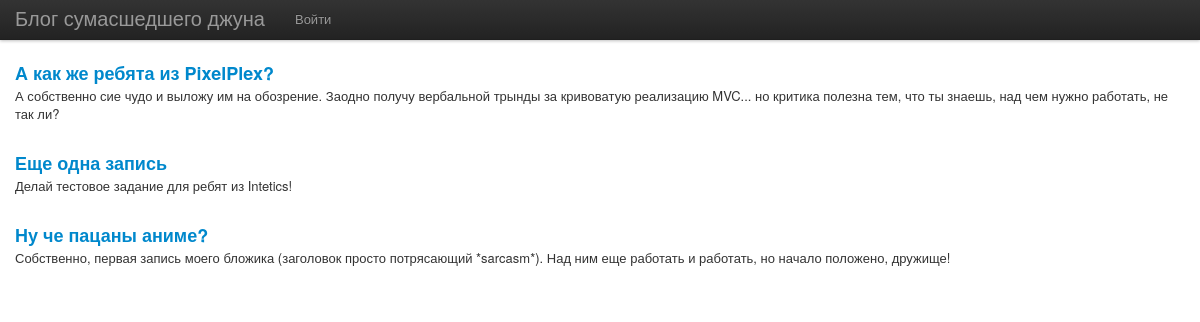
The page / on the database its author committed.
### tables this page shows
CREATE TABLE `post` (
  `id` int(11) NOT NULL,
  `author` varchar(50) NOT NULL,
  `ctime` int(11) NOT NULL,
  `title` varchar(80) NOT NULL,
  `post` text NOT NULL
);

### app/ctrlIndex.php (called while the page is built, shortened)
<?php
class ctrlIndex extends ctrl {
	function index() {
		$this->posts = $this->db->query("SELECT * FROM post ORDER BY ctime DESC")->all();
		$this->out('posts.php');
	}
}

### lib/db.php (called while the page is built, shortened)
<?php
class db {
	static $mysqli;
	public function __construct() {
		$this->mysqli = mysqli_connect("blogOfCrazyJunior", "root", "", "blogofcrazyjunior_db");
	}
	public function query($sql) {
		$args = func_get_args();
		$sql = array_shift($args);
		$link = $this->mysqli;
		$args = array_map(function ($param) use ($link) {
			return "'".$link->escape_string($param)."'";
		},$args);
		$sql = str_replace(array('%','?'), array('%%','%s'), $sql);
		array_unshift($args, $sql);
		$sql = call_user_func_array('sprintf', $args);
		$this->last = mysqli_query($this->mysqli, $sql);
		return $this;
	}
}

### index.php (called while the page is built, shortened)
<?php
include "lib/db.php";
new app(substr($_SERVER['REQUEST_URI'],2));

### tpl/posts.php (the view, shortened to what this page needs)
<? foreach ($this->posts as $key => $value): ?>
<h3><a href="/?post/<?=$value['id']?>"><?=$value['title']?></a></h3>
<div><?=nl2br($value['post'])?></div>
<p>&nbsp;</p>
<? endforeach ?>

### tpl/main.php (style rules this page uses)
body { padding-top: 60px; }

### rows shown on the page
post: title "А как же ребята из PixelPlex?", post "А собственно сие чудо и выложу им на обозрение. Заодно получу вербальной трынды за кривоватую реализацию MVC... но критика полезна тем, что ты знаешь, над чем нужно работать, не так ли?"
post: title "Еще одна запись", post "Делай тестовое задание для ребят из Intetics!"
post: title "Ну че пацаны аниме?", post "Собственно, первая запись моего бложика (заголовок просто потрясающий *sarcasm*). Над ним еще работать и работать, но начало положено, дружище!"
